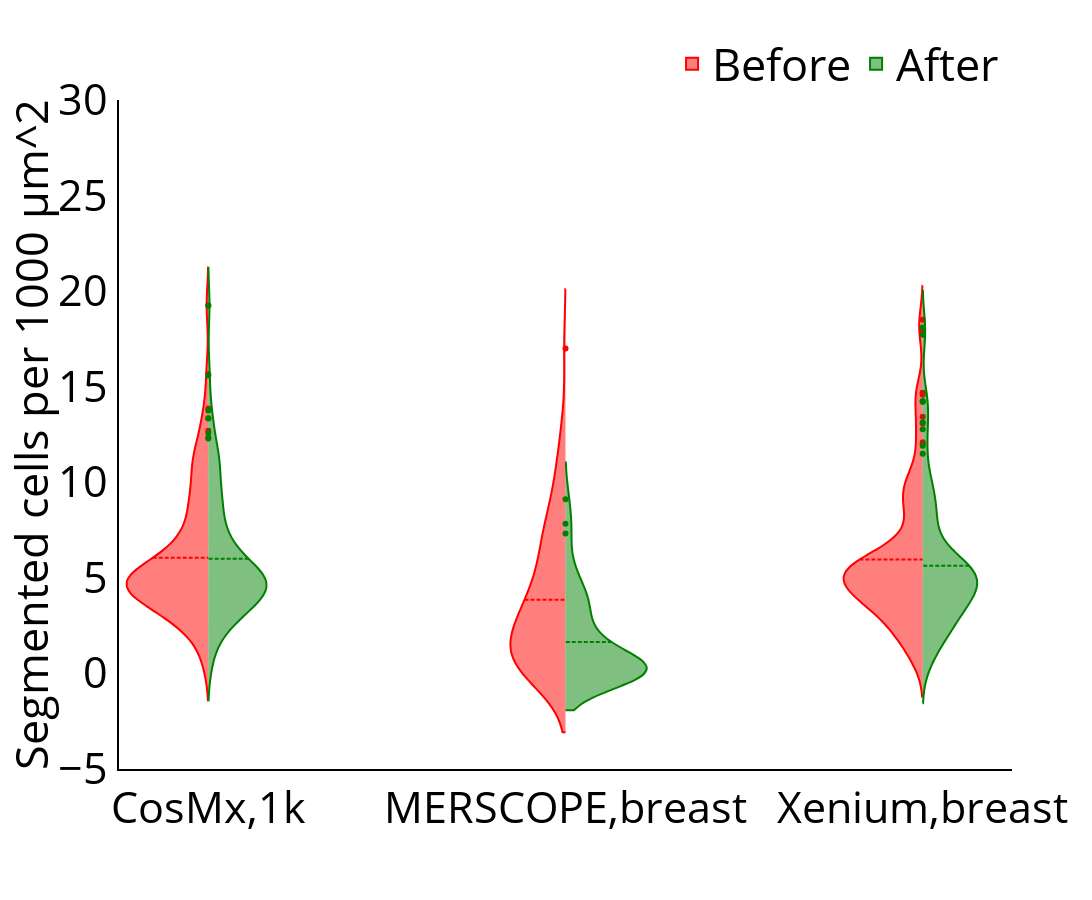

The notebook cell this image was saved under:
### Code cell
fontsize = 45
width = 1100
height = 900

groupby = 'Platform_Panel'


# df = df_c_all.loc[df_c_all['Sample'].str.contains('2024', na=False)]
# df['Platform'] = df['Platform_Panel'].apply(lambda x: x.split(",")[0])
df = df_c_all.copy()

fig = go.Figure()

fig.add_trace(go.Violin(x=df[groupby][df['Filtration'] == 'Before'],
                        y=df[f'{plot_metric}'][df['Filtration'] == 'Before'],
                        legendgroup='Yes', scalegroup='Yes', name='Before',
                        side='negative',
                        line_color='red',
                        showlegend=True)
             )
fig.add_trace(go.Violin(x=df[groupby][df['Filtration'] == 'After'],
                        y=df[f'{plot_metric}'][df['Filtration'] == 'After'],
                        legendgroup='No', scalegroup='No', name='After',
                        side='positive',
                        line_color='green',
                        showlegend=True)
             )
fig.update_traces(meanline_visible=True)
fig.update_yaxes(title_text=f"Segmented cells per {count_of_unit} {unit}",
                title_font=dict(size=fontsize), range=[-5,30], tickfont=dict(size=fontsize-2), showline=True, linewidth=2, linecolor='black')
fig.update_xaxes(title_text="", tickfont=dict(size=fontsize-2), showline=True, linewidth=2, linecolor='black')




fig.update_layout(
    violingap=0.35,  # Set the gap between violins
    violinmode='overlay',  # Overlay mode for violins
    width=width,  # Set the width of the figure
    height=height,  # Set the height of the figure
    legend=dict(
        orientation="h",  # horizontal alignment
        yanchor="bottom", 
        y=1,  # position legend just above the plot
        xanchor="right",
        x=0.99  # center the legend
    ),
    font=dict(color='black', size=fontsize),
    paper_bgcolor='rgba(0,0,0,0)',
    plot_bgcolor='rgba(0,0,0,0)',
)

fig.show()
pio.write_image(fig, f'figures/Fig_4_Segmentation/Main_Fig_4_B_cell_count.png', scale=4, width=width, height=height)
# pio.write_image(fig, f'figures/Fig_4_Segmentation/Main_Fig_4_B_cell_count.eps', scale=4, width=width, height=height)
pio.write_image(fig, f'figures/Fig_4_Segmentation/Main_Fig_4_B_cell_count.svg', scale=4, width=width, height=height)

### Figure 1 — Plotly figure (JSON) as saved in the notebook; plotly's stock layout.template omitted (floating-point values rounded to 4 significant figures; data arrays with more than 128 entries replaced by an {"elided": "..."} marker saying what was removed)
{"data": [{"legendgroup": "Yes", "line": {"color": "red"}, "meanline": {"visible": true}, "name": "Before", "scalegroup": "Yes", "showlegend": true, "side": "negative", "type": "violin", "x": {"elided": "302 str values"}, "y": {"elided": "302 float values"}}, {"legendgroup": "No", "line": {"color": "green"}, "meanline": {"visible": true}, "name": "After", "scalegroup": "No", "showlegend": true, "side": "positive", "type": "violin", "x": {"elided": "269 str values"}, "y": {"elided": "269 float values"}}], "layout": {"font": {"color": "black", "size": 45}, "height": 900, "legend": {"orientation": "h", "x": 0.99, "xanchor": "right", "y": 1, "yanchor": "bottom"}, "paper_bgcolor": "rgba(0,0,0,0)", "plot_bgcolor": "rgba(0,0,0,0)", "violingap": 0.35, "violinmode": "overlay", "width": 1100, "xaxis": {"linecolor": "black", "linewidth": 2, "showline": true, "tickfont": {"size": 43}, "title": {"text": ""}}, "yaxis": {"linecolor": "black", "linewidth": 2, "range": [-5, 30], "showline": true, "tickfont": {"size": 43}, "title": {"font": {"size": 45}, "text": "Segmented cells per 1000 µm^2"}}}}
